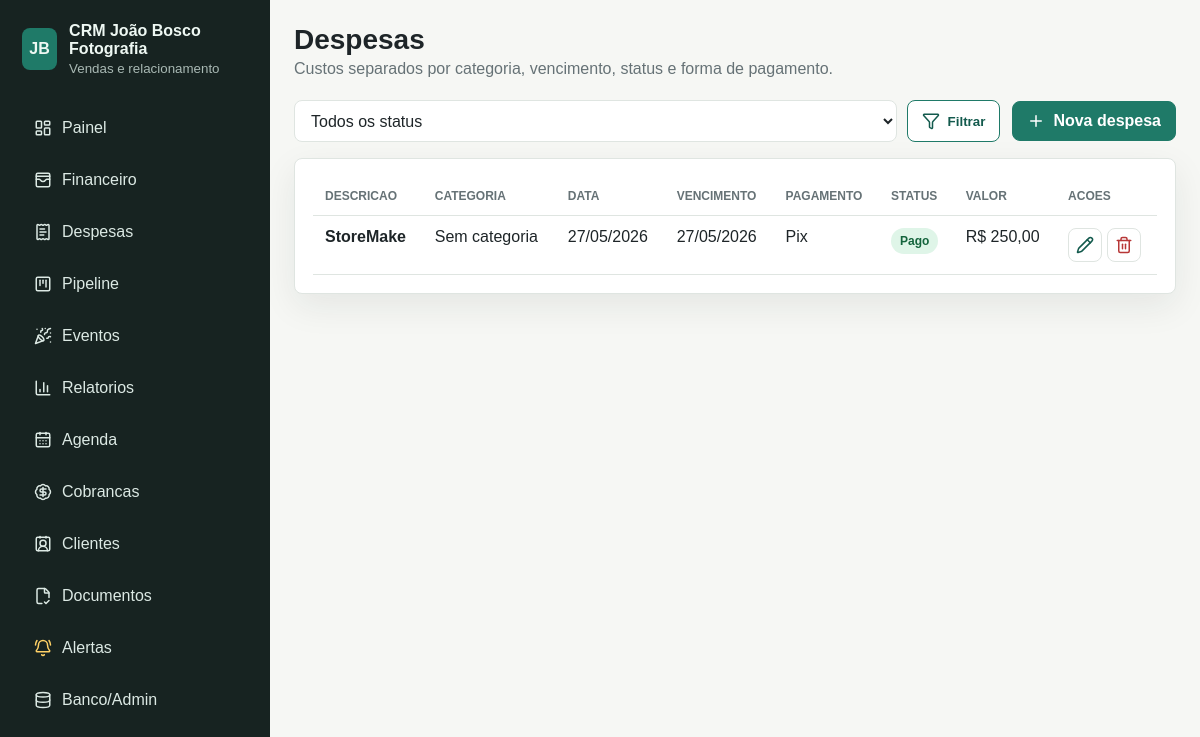
The page /despesas/ on the database its author committed.
### crm/models.py (models this page shows, shortened)
class Despesa(models.Model):
    STATUS_CHOICES = [
        ("pendente", "Pendente"),
        ("pago", "Pago"),
        ("atrasado", "Atrasado"),
    ]
    FORMA_CHOICES = Venda.FORMA_CHOICES
    descricao = models.CharField(max_length=160)
    categoria = models.CharField(max_length=90, blank=True)
    valor = models.DecimalField(max_digits=10, decimal_places=2)
    data = models.DateField(default=timezone.localdate)
    vencimento = models.DateField(null=True, blank=True)
    status = models.CharField(max_length=20, choices=STATUS_CHOICES, default="pendente")
    forma_pagamento = models.CharField(max_length=20, choices=FORMA_CHOICES, default="pix")
    observacoes = models.TextField(blank=True)
    criado_em = models.DateTimeField(auto_now_add=True)
    class Meta:
        ordering = ["-data", "-id"]

### crm/views.py (the view)
# urls.py: path("despesas/", views.despesas, name="despesas"),
def despesas(request):
    status = request.GET.get("status", "")
    despesas_qs = Despesa.objects.all()
    if status:
        despesas_qs = despesas_qs.filter(status=status)
    return render(request, "crm/despesas.html", {"despesas": despesas_qs, "status": status})

### crm/templatetags/crm_format.py (called while the page is built)
@register.filter
def brl(valor):
    try:
        numero = Decimal(valor or 0)
    except (InvalidOperation, TypeError, ValueError):
        numero = Decimal("0")
    texto = f"{numero:,.2f}"
    texto = texto.replace(",", "X").replace(".", ",").replace("X", ".")
    return f"R$ {texto}"

### templates/crm/despesas.html (shortened to what this page needs)
{% extends "base.html" %}
{% load crm_format %}
{% block page_title %}Despesas{% endblock %}
{% block page_subtitle %}Custos separados por categoria, vencimento, status e forma de pagamento.{% endblock %}
{% block content %}
<section class="toolbar">
  <form class="search" method="get">
    <select name="status">
      <option value="">Todos os status</option>
    </select>
    <button class="button ghost" type="submit"><i data-lucide="filter"></i>Filtrar</button>
  </form>
  <a class="button" href="{% url 'despesa_nova' %}"><i data-lucide="plus"></i>Nova despesa</a>
</section>
<section class="panel">
  <div class="table-wrap">
    <table>
      <thead><tr><th>Descricao</th><th>Categoria</th><th>Data</th><th>Vencimento</th><th>Pagamento</th><th>Status</th><th>Valor</th><th>Acoes</th></tr></thead>
      <tbody>
        {% for despesa in despesas %}
          <tr>
            <td><strong>{{ despesa.descricao }}</strong><br><small>{{ despesa.observacoes }}</small></td>
            <td>{{ despesa.categoria|default:"Sem categoria" }}</td>
            <td>{{ despesa.data|date:"d/m/Y" }}</td>
            <td>{{ despesa.vencimento|date:"d/m/Y" }}</td>
            <td>{{ despesa.get_forma_pagamento_display }}</td>
            <td><span class="badge {{ despesa.status }}">{{ despesa.get_status_display }}</span></td>
            <td>{{ despesa.valor|brl }}</td>
            <td class="actions">
              <a class="icon-link" href="{% url 'despesa_editar' despesa.pk %}" title="Editar"><i data-lucide="pencil"></i></a>
              <a class="icon-link danger" href="{% url 'despesa_excluir' despesa.pk %}" title="Excluir"><i data-lucide="trash-2"></i></a>
            </td>
          </tr>
        {% empty %}
          <tr><td colspan="8">Nenhuma despesa cadastrada.</td></tr>
        {% endfor %}
      </tbody>
    </table>
  </div>
</section>
{% endblock %}

### static/crm/styles.css (style rules this page uses)
:root { --bg: #f6f7f4; --surface: #ffffff; --surface-2: #eef3ef; --text: #1e2528; --muted: #667276; --line: #dfe5e1; --accent: #1f7a68; --accent-dark: #135a4d; --danger: #b73737; --warning: #b76f16; --shadow: 0 12px 35px rgba(31, 43, 39, .08); }
* { box-sizing: border-box; }
body { margin: 0; min-height: 100vh; color: var(--text); background: var(--bg); font-family: Arial, Helvetica, sans-serif; }
a { color: inherit; text-decoration: none; }
svg { width: 18px; height: 18px; flex: 0 0 auto; }
.stat, .panel, .sale, .form-panel { border: 1px solid var(--line); border-radius: 8px; background: var(--surface); box-shadow: var(--shadow); }
.panel, .form-panel { padding: 18px; }
.panel-head, .toolbar, .sale-head, .row-actions { display: flex; align-items: center; justify-content: space-between; gap: 12px; }
.button { display: inline-flex; align-items: center; justify-content: center; gap: 8px; min-height: 40px; padding: 0 14px; border: 1px solid var(--accent); border-radius: 8px; background: var(--accent); color: #fff; font-weight: 700; cursor: pointer; }
.button.ghost { background: var(--surface); color: var(--accent-dark); }
.table-wrap { width: 100%; overflow-x: auto; }
table { width: 100%; border-collapse: collapse; min-width: 760px; }
th, td { padding: 12px; border-bottom: 1px solid var(--line); text-align: left; vertical-align: top; }
th { color: var(--muted); font-size: 12px; text-transform: uppercase; }
.badge { display: inline-flex; align-items: center; min-height: 26px; padding: 0 9px; border-radius: 999px; background: #dce6e2; color: #32403c; font-size: 12px; font-weight: 700; }
.badge.pago { background: #dff5e8; color: #14643c; }
.toolbar { margin-bottom: 16px; }
.search { display: flex; gap: 10px; flex: 1; }
input, select, textarea { width: 100%; min-height: 42px; padding: 10px 12px; border: 1px solid var(--line); border-radius: 8px; background: #fff; color: var(--text); font: inherit; }
.actions { white-space: nowrap; }
.icon-link { display: inline-grid; width: 34px; height: 34px; place-items: center; border: 1px solid var(--line); border-radius: 8px; background: #fff; color: var(--accent-dark); }
.icon-link.danger { color: var(--danger); }

### rows shown on the page
Despesa: descricao "StoreMake", categoria "Sem categoria", data "27/05/2026", vencimento "27/05/2026", forma_pagamento "Pix", status "Pago", valor|brl "R$ 250,00"
